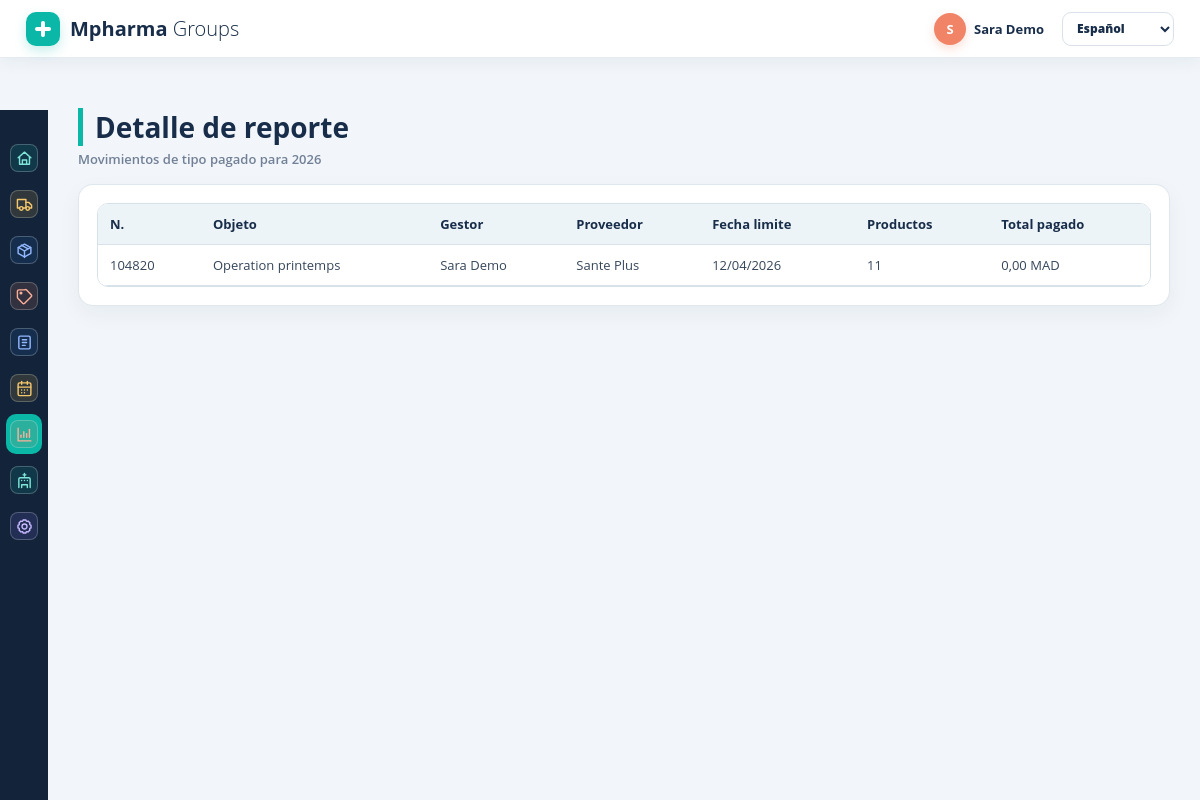
The app's page /reports/index/details/type/paid/year/2026/warehouse/0/user_id/1 (signed in) with its own data.
### tables this page shows
CREATE TABLE purchaseorders (
            id INTEGER PRIMARY KEY AUTOINCREMENT,
            number TEXT NOT NULL DEFAULT '', subject TEXT NOT NULL DEFAULT '', manager TEXT NOT NULL DEFAULT '', supplier TEXT NOT NULL DEFAULT '', deadline TEXT NOT NULL DEFAULT '', updated TEXT NOT NULL DEFAULT '', products TEXT NOT NULL DEFAULT '', quantity TEXT NOT NULL DEFAULT '', status TEXT NOT NULL DEFAULT '', archived TEXT NOT NULL DEFAULT ''
        , warehouse TEXT NOT NULL DEFAULT '', contact TEXT NOT NULL DEFAULT '', terms_and_conditions TEXT NOT NULL DEFAULT '', payment_timeframe TEXT NOT NULL DEFAULT '', delivery_timeframe TEXT NOT NULL DEFAULT '', delivery_transporter TEXT NOT NULL DEFAULT '', payment_methods TEXT NOT NULL DEFAULT '');

### demo_site/app.py (the view)
    @app.route("/reports/index/details/type/<report_type>/year/<year>/warehouse/<warehouse>/user_id/<user_id>")
    @login_required
    def report_detail(report_type: str, year: str, warehouse: str, user_id: str) -> object:
        if report_type not in {"paid", "received"}:
            abort(404)
        label = "pagado" if report_type == "paid" else "recibido"
        return render_template(
            "report_detail.html",
            title="Detalle de reporte",
            active="reports",
            report_type=label,
            year=year,
            warehouse=warehouse,
            user_id=user_id,
            orders=build_report_detail_orders(
                report_type,
                year,
                normalize_report_warehouse(warehouse),
                user_id,
            ),
        )

### demo_site/app.py (called while the page is built, shortened)
def normalize_report_warehouse(value: object) -> str:
    normalized = str(value or "").strip()
    if normalized in {"", "0", "Todos", "todos"}:
        return ""
    if normalized == "1":
        return "Principal"
    return normalized

def report_order_year(order: dict[str, object]) -> str:
    for field in ("deadline", "updated"):
        value = str(order.get(field, "")).strip()
        for token in value.replace("/", "-").split("-"):
            if len(token) == 4 and token.isdigit() and token.startswith("20"):
                return token
    return ""

def report_orders(year: str, warehouse: str) -> list[dict[str, object]]:
    selected_warehouse = normalize_report_warehouse(warehouse)
    return [
        order
        for order in list_records("purchaseorders")
        if report_order_year(order) == str(year).strip()
        and (
            not selected_warehouse
            or str(order.get("warehouse", "")).strip() == selected_warehouse
        )
    ]

def report_invoice_values(order_id: str) -> dict[str, dict[str, object]]:
    return {
        invoice_product_key(row): row
        for row in list_invoice_products(order_id)
    }

def report_order_amount(
    order_id: str,
    pharmacies: set[str] | None = None,
) -> float:
    products = list_order_products(str(order_id))
    invoice_values = report_invoice_values(order_id)
    total = 0.0
    return total

def report_number(value: float) -> str:
    return f"{round(value, 2):.2f}".replace(".", ",")

def format_bytes(size: int) -> str:
    units = ("B", "KB", "MB", "GB")
    value = float(size)
    unit = units[0]
    for unit in units:
        if value < 1024 or unit == units[-1]:
            break
        value /= 1024
    if value.is_integer():
        return f"{int(value)} {unit}"
    return f"{value:.1f} {unit}"

### demo_site/auth.py (called while the page is built)
def visible_nav_items(user: Mapping[str, object] | None, nav_items: tuple) -> tuple:
    return nav_items

### demo_site/storage.py (called while the page is built)
def get_database_path() -> Path:
    configured = current_app.config.get("DATABASE")
    if configured:
        return Path(configured)
    return Path(current_app.root_path).parent / "data" / "nova_groups.sqlite3"

def validate_table_key(table_key: str) -> None:
    if table_key not in EDITABLE_TABLE_KEYS:
        raise ValueError(f"Unsupported editable table: {table_key}")

def get_table_name(table_key: str) -> str:
    validate_table_key(table_key)
    return TABLE_NAME_MAP[table_key]

### demo_site/templates/report_detail.html
{% extends "base.html" %}
{% import "macros.html" as ui %}
{% block content %}
{{ ui.page_header("Detalle de reporte", "Movimientos de tipo " ~ report_type ~ " para " ~ year) }}
<section class="block">
  <div class="table-wrap">
    <table class="data-table">
      <thead><tr><th>N.</th><th>Objeto</th><th>Gestor</th><th>Proveedor</th><th>Fecha limite</th><th>Productos</th><th>Total {{ report_type }}</th></tr></thead>
      <tbody>
      {% for order in orders %}
        <tr><td>{{ order.number }}</td><td>{{ order.subject }}</td><td>{{ order.manager }}</td><td>{{ order.supplier }}</td><td>{{ order.deadline|date_display }}</td><td>{{ order.products }}</td><td>{{ order.report_total }} MAD</td></tr>
      {% else %}
        <tr><td colspan="7" class="empty">Sin movimientos para el filtro seleccionado.</td></tr>
      {% endfor %}
      </tbody>
    </table>
  </div>
</section>
{% endblock %}

### demo_site/templates/base.html (shortened to what this page needs)
{% import "macros.html" as ui %}
<!doctype html>
<html lang="{{ language }}">
<head>
  <link rel="stylesheet" href="{{ url_for('static', filename='styles.css') }}">
</head>
<body class="app-page">
  <header class="topbar">
    <a class="brand-logo" href="{{ url_for('dashboard') }}"><span class="brand-mark" aria-hidden="true">+</span><span><strong>{{ brand.strong }}</strong> {{ brand.light }}</span></a>
    <div class="profile-menu">
      <span class="avatar">{{ current_user.name[:1] }}</span>
      <span>{{ current_user.name }}</span>
    </div>
    <form class="language-switcher" method="get" action="{{ url_for('set_language') }}">
      <select id="language-select" name="lang" onchange="this.form.submit()" aria-label="Idioma">
        <option value="es" {% if language == "es" %}selected{% endif %}>Español</option>
      </select>
    </form>
  </header>
  <aside class="side-menu" id="menu">
    <nav class="side-menu__icons" aria-label="Navegacion compacta">
      {% for item in nav_items %}
        <a class="{% if active == item.key %}selected{% endif %}" href="{{ url_for(item.endpoint) }}" title="{{ item.label }}">
          {{ ui.icon(item.icon) }}
        </a>
      {% endfor %}
    </nav>
  </aside>
  <main class="content" id="main_container">
    {% block content %}{% endblock %}
  </main>
</body>
</html>

### static/styles.css (style rules this page uses)
:root { --teal: #0bb7a7; --teal-dark: #078f86; --blue: #2f75c8; --navy: #182d49; --coral: #f18467; --gold: #eab64a; --violet: #7967d9; --bg: #f2f6fa; --panel: #ffffff; --panel-soft: #f5f8fb; --line: #d9e2ea; --text: #35465a; --muted: #718096; --sidebar: #1b2e48; --sidebar-2: #13243a; --danger: #b44747; --success: #16815f; }
* { box-sizing: border-box; }
html, body { min-height: 100%; }
body { margin: 0; color: var(--text); font-family: "Open Sans", Arial, Helvetica, sans-serif; font-size: 13px; background: var(--bg); }
a { color: inherit; text-decoration: none; }
button, input, select, textarea { font: inherit; }
.app-page { min-width: 960px; background: var(--bg); }
.topbar { position: sticky; top: 0; z-index: 30; display: flex; height: 50px; align-items: center; gap: 18px; padding: 0 20px; background: #fff; border-bottom: 1px solid var(--line); }
.brand-logo { font-size: 20px; font-weight: 300; letter-spacing: 0; }
.brand-logo strong { font-weight: 700; }
.profile-menu { position: relative; display: flex; align-items: center; gap: 8px; margin-left: auto; font-weight: 700; }
.avatar { display: grid; width: 32px; height: 32px; color: #fff; place-items: center; background: var(--teal); border-radius: 50%; }
.side-menu { position: fixed; top: 110px; bottom: 0; left: 0; z-index: 20; }
.side-menu__expanded a, .side-menu__icons a { display: flex; align-items: center; gap: 10px; color: #cfd6dc; }
.side-menu__icons { width: 41px; min-height: 100%; padding-top: 40px; background: var(--sidebar-2); }
.side-menu__icons a { justify-content: center; width: 41px; height: 42px; }
.side-menu__icons a.selected, .side-menu__icons a:hover { color: #fff; background: var(--teal); }
.content { width: calc(100% - 23px); max-width: 1280px; min-height: calc(100vh - 160px); margin: 50px 0 0 23px; padding: 0 24px 48px; }
.block { margin-bottom: 18px; padding: 18px; background: var(--panel); border: 1px solid var(--line); border-radius: 3px; }
.table-wrap { overflow-x: auto; border: 1px solid var(--line); }
.data-table { width: 100%; min-width: 820px; border-collapse: collapse; background: #fff; }
.data-table th, .data-table td { padding: 9px 10px; text-align: left; vertical-align: top; border-bottom: 1px solid var(--line); }
.data-table th { color: #374047; font-weight: 700; background: #eef1f3; }
.info-mark, .brand-mark { position: relative; display: inline-grid; flex: 0 0 auto; place-items: center; color: #fff; font-size: 0; background: var(--teal); border-radius: 11px; box-shadow: 0 5px 12px rgba(11, 183, 167, 0.22); }
.brand-mark { width: 34px; height: 34px; border-radius: 10px; }
.info-mark::before, .info-mark::after, .brand-mark::before, .brand-mark::after { position: absolute; display: block; content: ""; background: #fff; border-radius: 2px; }
.info-mark::before, .brand-mark::before { width: 4px; height: 16px; }
.info-mark::after, .brand-mark::after { width: 16px; height: 4px; }
.app-page { min-width: 0; background: var(--bg); }
.topbar { height: 58px; padding: 0 26px; border-bottom-color: #e5ebf1; box-shadow: 0 4px 16px rgba(24, 45, 73, 0.06); }
.brand-logo { display: inline-flex; align-items: center; gap: 10px; color: var(--navy); }
.profile-menu { color: var(--navy); }
.avatar { background: var(--coral); box-shadow: 0 4px 10px rgba(241, 132, 103, 0.25); }
.side-menu__icons { width: 48px; padding: 28px 6px 0; background: var(--sidebar-2); }
.side-menu__icons a { width: 36px; height: 40px; margin-bottom: 6px; border-radius: 10px; }
.content { width: calc(100% - 48px); max-width: none; margin-left: 48px; padding: 0 30px 56px; }
.block { border-color: rgba(217, 226, 234, 0.82); border-radius: 15px; box-shadow: 0 8px 22px rgba(24, 45, 73, 0.05); }
.table-wrap { overflow: auto; border-color: #d7e1e9; border-radius: 11px; }
.data-table th { color: var(--navy); background: #edf4f8; }
.data-table th, .data-table td { padding: 11px 12px; }
.language-switcher { display: flex; align-items: center; gap: 6px; }
.language-switcher select { min-height: 34px; padding: 0 28px 0 10px; color: var(--navy); font-size: 12px; font-weight: 800; background: #fff; border: 1px solid var(--line); border-radius: 9px; cursor: pointer; }

### records on screen
purchaseorders: name "Sara Demo", number "104820", subject "Operation printemps", manager "Sara Demo", supplier "Sante Plus", deadline "12/04/2026", products "11", report_total "0,00"

### other values on screen
{{ brand.strong }} "Mpharma"
{{ brand.light }} "Groups"
{{ current_user.name[:1] }} "S"
{{ title }} "Detalle de reporte"
{{ subtitle }} "Movimientos de tipo pagado para 2026"
{{ report_type }} "pagado"
